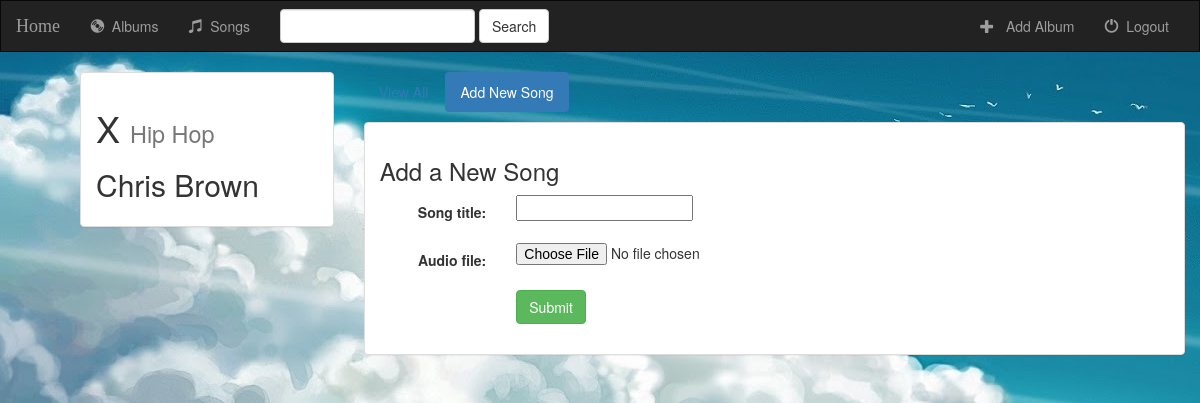
Page /music/5/create_song/ on the committed database.
### music/models.py (models this page shows, shortened)
class Album(models.Model):
    artist = models.CharField(max_length=250)
    album_title = models.CharField(max_length=500)
    genre = models.CharField(max_length=100)
    album_logo = models.CharField(max_length=1000)
    def __str__(self):
        return self.album_title + ' - ' + self.artist

### music/views.py (the view, shortened to what this page needs)
# urls.py: url(r'^(?P<album_id>[0-9]+)/create_song/$', views.create_song, name='create_song'),
def create_song(request, album_id):
    form = SongForm(request.POST or None, request.FILES or None)
    album = get_object_or_404(Album, pk=album_id)
    context = {
        'album': album,
        'form': form,
    }
    return render(request, 'music/create_song.html', context)

### music/forms.py
class SongForm(forms.ModelForm):
    class Meta:
        model = Song
        fields = ['song_title', 'audio_file']

### music/templates/music/create_song.html (shortened to what this page needs)
{% load static %}
    <link rel="stylesheet" type="text/css" href="https://maxcdn.bootstrapcdn.com/bootstrap/3.3.6/css/bootstrap.min.css" />
    <link rel="stylesheet" type="text/css" href="{% static 'music/album.css' %}" />
    <nav class="navbar navbar-inverse">
    <div class="container-fluid">
        <div class="navbar-header">
            <a class="navbar-brand" href="{% url 'music:index' %}">Home</a>
        </div>
        <div class="collapse navbar-collapse" id="topNavBar">
            <ul class="nav navbar-nav">
                <li class="">
                    <a href="{% url 'music:album' %}">
                        <span class="glyphicon glyphicon-cd" aria-hidden="true"></span>&nbsp;
                        Albums
                    </a>
                </li>
                <li class="">
                    <a href="{% url 'music:songs' %}">
                        <span class="glyphicon glyphicon-music" aria-hidden="true"></span>&nbsp;
                        Songs
                    </a>
                </li>
            </ul>
            <form class="navbar-form navbar-left" role="search" method="get" action="#">
                <div class="form-group">
                    <input type="text" class="form-control" name="q" value=""/>
                </div>
                <button type="submit" class="btn btn-default">Search</button>
            </form>
            <ul class="nav navbar-nav navbar-right">
                <li class="">
                    <a href="{% url 'music:album-add' %}">
                        <span class="glyphicon glyphicon-plus" aria-hidden="true"></span>&nbsp;&nbsp;
                        Add Album
                    </a>
                </li>
                 <li class="">
                    <a href="{% url 'music:logout_user' %}">
                        <span class="glyphicon glyphicon-off" aria-hidden="true"></span>&nbsp;
                        Logout
                    </a>
                </li>
            </ul>
        </div>
    </div>
</nav>
<body>
<div class="container-fluid">
    <div class="row">
        <div class="col-sm-4 col-md-3">
            <div class="panel panel-default">
                <div class="panel-body">
                    <h1>{{ album.album_title }} <small>{{ album.genre }}</small></h1>
                    <h2>{{ album.artist }}</h2>
                </div>
            </div>
        </div>
        <div class="col-sm-8 col-md-9">
            <ul class="nav nav-pills" style="margin-bottom: 10px;">
                <li role="presentation"><a href="{% url 'music:detail' album.id %}">View All</a></li>
                <li role="presentation" class="active"><a href="{% url 'music:create_song' album.id %}">Add New Song</a></li>
            </ul>
            <div class="panel panel-default">
                <div class="panel-body">
                    <h3>Add a New Song</h3>
                    <form class="form-horizontal" role="form" action="" method="post" enctype="multipart/form-data">
                        {% include 'music/form-template.html' %}
                        <div class="form-group">
                            <div class="col-sm-offset-2 col-sm-10">
                                <button type="submit" class="btn btn-success">Submit</button>
                            </div>
                        </div>
                    </form>
                </div>
            </div>
        </div>
    </div>
</div>
</body>

### music/static/music/album.css (style rules this page uses)
body { background:url("images/jj.jpg") fixed center no-repeat; }
.navbar { border-radius: 0; }
.navbar-brand { font-family: 'Satisfy', cursive; }
.row { margin-left: 50px; }

### rows in the picture
Album: album_title "X", genre "Hip Hop", artist "Chris Brown"

### other values in the picture
{{ field.label_tag }} "Song title:" "Audio file:"
